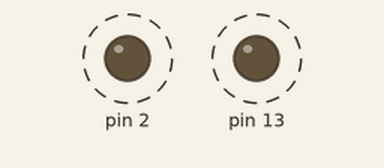
Simulated run of this sketch. Board: Arduino Uno, built with avr-gcc and run on an emulated ATmega328P. Parts: output pins drawn as LEDs (lit = HIGH). Dashed ring = blinking.

Above: at 0.3 s.
Timing chart, 0 to 4.6 s (numbered marks = the images above):
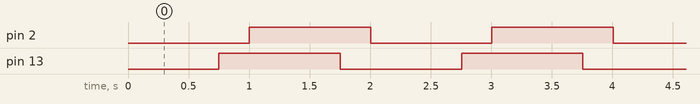

Measured:
- by itself, pin 2, pin 13: alternates HIGH for 1.0 s and LOW for 1.0 s
- by itself, everything shown: repeats every 2.0 s, in 4 steps

The sketch:

HWEX2_09_2_24RS110.ino
```cpp
#define CTOP 1000
#define CMP 750

int count = 0;

int main(void)
{
    DDRD |= 0b00000100;
    DDRB |= 0b00100000;

    for (;;)
    {
        if (count == CMP)
        {
            PORTB ^= 0b00100000;
        }

        if (count >= CTOP)
        {
            PORTD ^= 0b00000100;
            count = 0;
        }

        count++;
        _delay_ms(1);
    }

    return 0;
}
```
